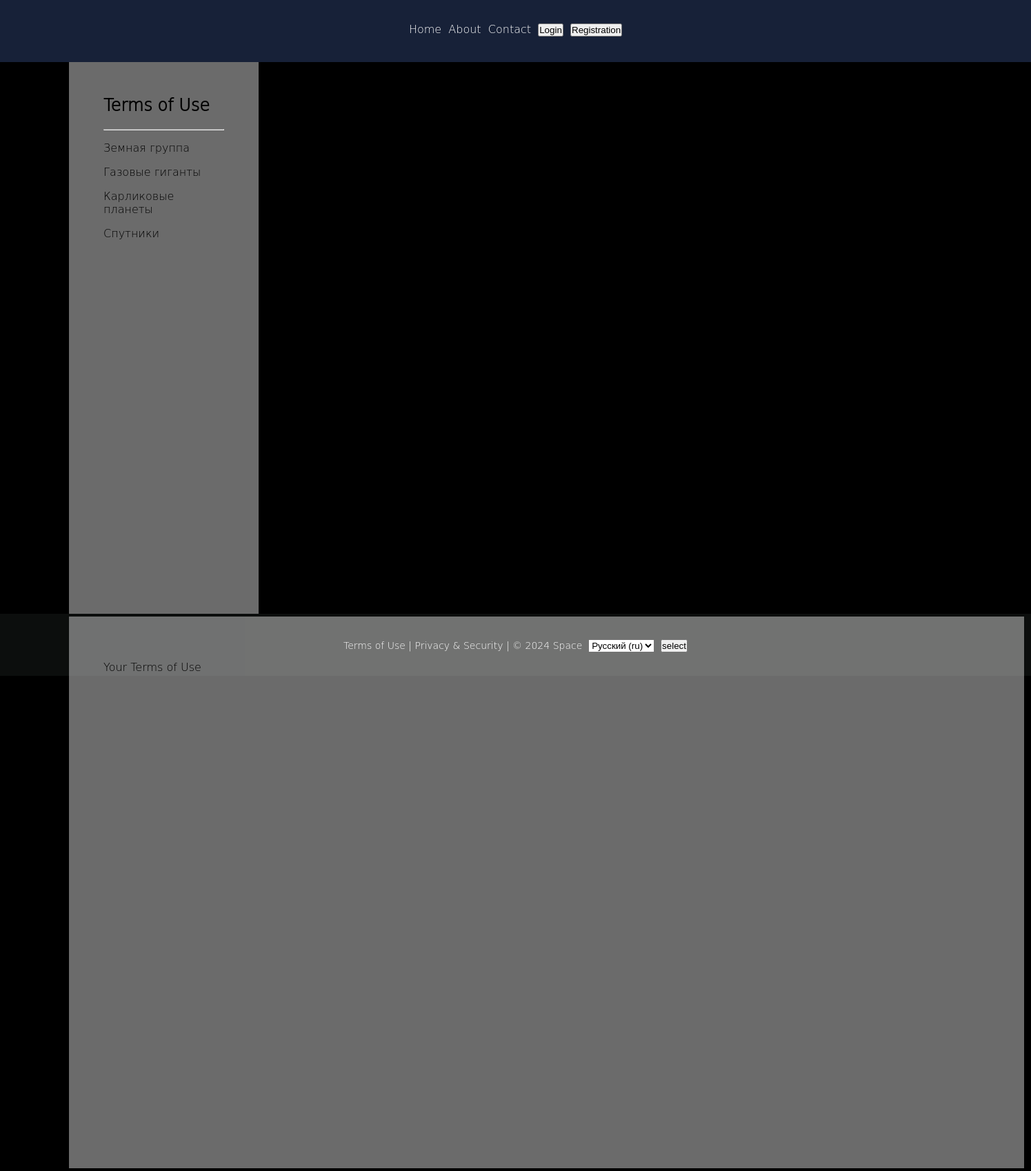
The app's page /terms/ with its own data.
### base/models.py (models this page shows, shortened)
class Category(models.Model):
    cat_name = models.CharField(max_length=100, db_index=True, verbose_name=_('Category'))
    cat_slug = models.SlugField(max_length=255, unique=True, db_index=True)
    objects = models.Manager()
    class Meta:
        verbose_name = _('category')
        verbose_name_plural = _('Categories')
    def get_absolute_url(self):
        return reverse('category', kwargs={'cat_slug': self.cat_slug})

### base/views.py (the view)
# urls.py: path('terms/', views.TermsPage.as_view(), name='terms'),
class TermsPage(TemplateView):
    template_name = 'base/terms_and_privacy.html'
    extra_context = {
        'title': _('Terms'),
        'page_header': _('Terms of Use'),
        'page_post': _('Your Terms of Use')
    }

### base/templatetags/base_tags.py (called while the page is built)
@register.inclusion_tag('base/category.html')
def get_category(selected=0):
    category = Category.objects.all()
    return {'category': category, 'selected': selected}

### base/templates/base/terms_and_privacy.html
{% extends 'base.html' %}
{% block content %}
{% autoescape off %}
{{page_post|linebreaks}}
{% endautoescape %}
{% endblock %}

### base/templates/base/category.html
{% for i in category %}
{% if i.id == selected %}
<ul><a>{{i.cat_name}}</a></ul>
{% else %}
<ul><a class="link-dark" href="{{i.get_absolute_url}}">{{i.cat_name}}</a></ul>
{% endif %}
{% endfor %}

### base/static/base/css/styles.css (style rules this page uses)
* { padding: 0; text-decoration: none; }
html, body { margin: 0; height: 100%; background: #000000 url('../images/background_image.png') no-repeat 50% 0%; }
.link-dark { color: #000000; }

### records on screen
Category: cat_name "Земная группа"
Category: cat_name "Газовые гиганты"
Category: cat_name "Карликовые планеты"
Category: cat_name "Спутники"

### other values on screen
{{ page_header }} "Terms of Use"
{{ page_post|linebreaks }} "Your Terms of Use"
form field language "Русский (ru)"
